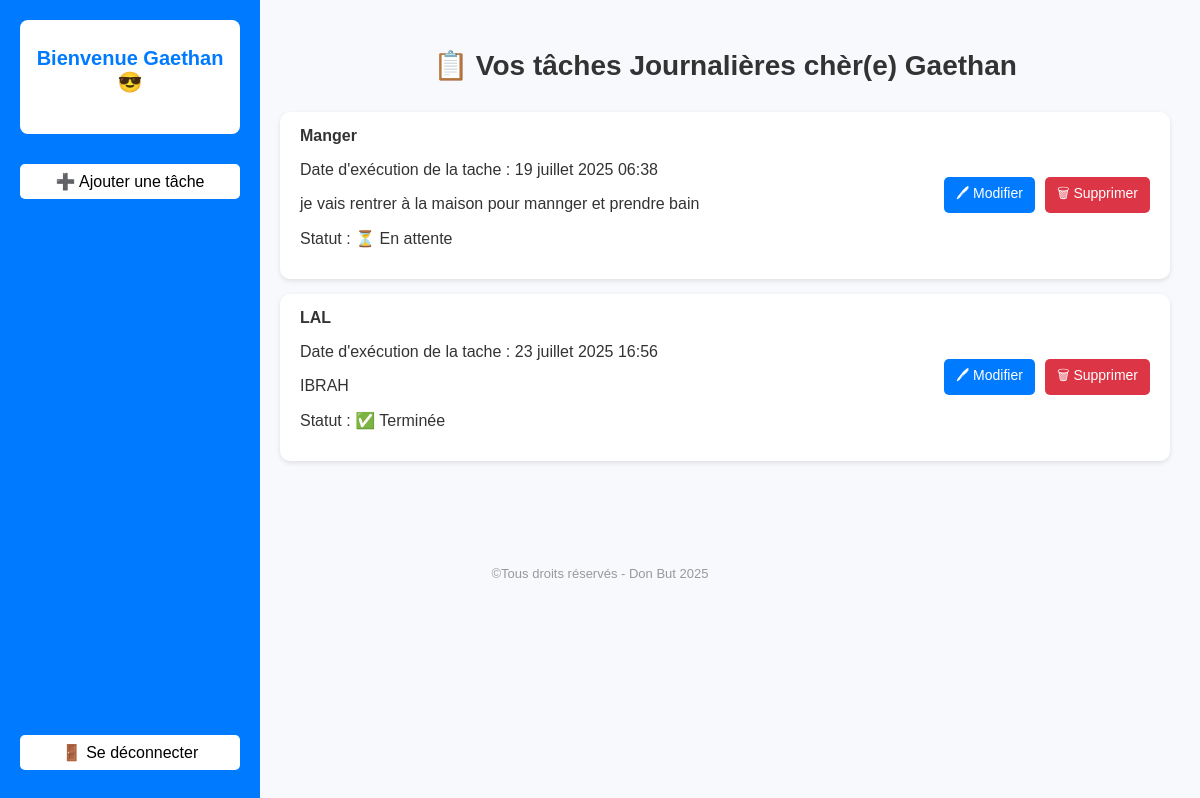
Before: /accueil/ (signed in) with the older database file.
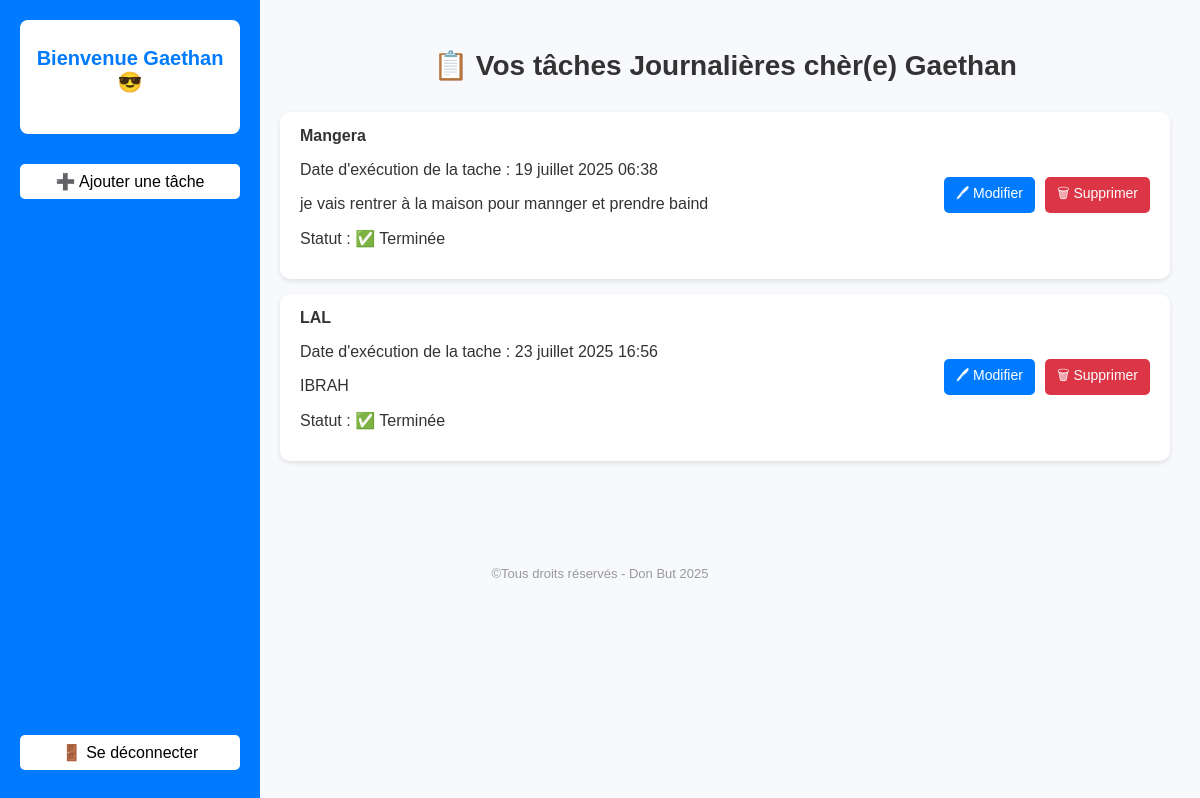
After: the same page with the newer database file.
### taches/models.py (models this page shows)
class Tache(models.Model):
    STATUT_CHOICES = [
        ('en_attente', 'En attente'),
        ('terminee', 'Terminée'),
    ]
    utilisateur = models.ForeignKey(User, on_delete=models.CASCADE)
    titre = models.CharField(max_length=255)
    description = models.TextField(blank=True)
    date_creation = models.DateTimeField(auto_now_add=True)
    statut = models.CharField(max_length=20, choices=STATUT_CHOICES, default='en_attente')

### taches/views.py (the view)
# urls.py: path('accueil/', views.home_view, name='home'),
def home_view(request):
    taches = Tache.objects.filter(utilisateur=request.user)
    return render(request, 'home.html',{'taches': taches})

### taches/templates/home.html (shortened to what this page needs)
<!DOCTYPE html>
<html lang="fr">
<head>
</head>
<body>
    <div class="sidebar">
        <div class="sidebar-content">
            <div class="carte-bienvenue">
        <h2>Bienvenue {{ user.username }}😎</h2></div>
        <a href="{% url 'ajouter_tache' %}">➕ Ajouter une tâche</a></div>
        <div class="sidebar-footer">
        <a href="{% url 'logout' %}">🚪 Se déconnecter</a>
        </div>
    </div>
    <div class="main">
        <h1 class="titre-centre">📋 Vos tâches Journalières chèr(e) {{ user.username }}</h1>
        {% for tache in taches %}
        <div class="tache-card">
            <div class="tache-info">
                <strong>{{ tache.titre }}</strong>
               <p>Date d'exécution de la tache :  {{ tache.date_creation }}<br></p>
                {{ tache.description }}<br>
                <p>Statut :
                    {% if tache.statut == "terminee" %} ✅ Terminée
                    {% else %} ⏳ En attente
                    {% endif %}
                </p>
            </div>
            <div class="tache-actions">
                <a href="{% url 'modifier_tache' tache.id %}" class="btn btn-modifier">🖊 Modifier</a>
                <a href="{% url 'supprimer_tache' tache.id %}" class="btn btn-supprimer">🗑 Supprimer</a>
            </div>
        </div>
        {% empty %}
        <p style="text-align: center;">Aucune tâche enregistrée pour l'instant.</p>
        {% endfor %}
    </div>
    <footer style="text-align: center;color: #999;font-size: 13px;padding: 10px;margin-top: 50px;">
       ©Tous droits réservés - Don But 2025
    </footer>
</body>
</html>

### taches/templates/home.html (style rules this page uses)
body { margin: 0; font-family: Arial, Helvetica, sans-serif; background-color: #f7f9fc; }
.sidebar { position: fixed; top: 0; left: 0; width: 220px; height: 95vh; background-color: #007BFF; color: white; display: flex; flex-direction: column; justify-content: space-between; padding: 20px; }
.sidebar-content { display: flex; flex-direction: column; gap: 20px; }
.carte-bienvenue { background-color: white; color: #007bff; padding: 10px; border-radius: 8px; text-align: center; font-weight: bold; }
.sidebar-footer { margin-bottom: 0; }
.sidebar h2 { font-size: 20px; margin-bottom: 30px; }
.sidebar a { display: block; margin: 10px 0; text-decoration: none; color: black; background-color: white; padding: 8px 12px; border-radius: 5px; text-align: center; }
.main { margin-left: 250px; padding: 30px; }
.titre-centre { text-align: center; font-size: 28px; margin-bottom: 30px; color: #333; }
.tache-card { background-color: white; border-radius: 10px; padding: 15px 20px; margin-bottom: 15px; display: flex; justify-content: space-between; align-items: center; box-shadow: 0 2px 5px rgba(0,0,0,0.1); animation: fadeIn 0.6s ease-in-out; }
.tache-info { font-size: 16px; color: #333; }
.tache-actions { display: flex; gap: 10px; }
.btn { padding: 6px 12px; border: none; border-radius: 5px; color: white; cursor: pointer; text-decoration: none; font-size: 14px; }
.btn-supprimer { background-color: #dc3545; }
.btn-modifier { background-color: #007bff; }

Changed rows visible on the page:
changed Tache: titre "Manger" → "Mangera"; description "je vais rentrer à la maison pour mannger et prendre bain" → "je vais rentrer à la maison pour mannger et prendre baind"; statut "⏳ En attente" → "✅ Terminée"
